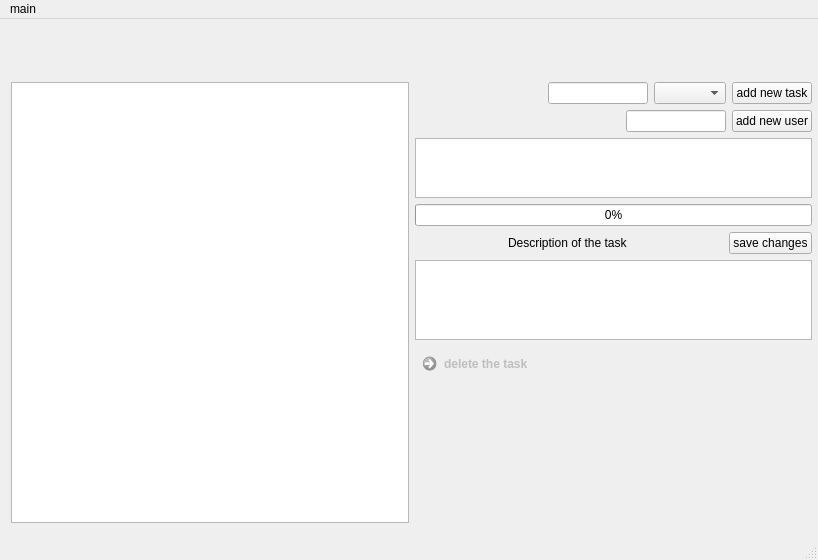
<?xml version="1.0" encoding="UTF-8"?>
<ui version="4.0">
 <class>MainWindow</class>
 <widget class="QMainWindow" name="MainWindow">
  <property name="geometry">
   <rect>
    <x>0</x>
    <y>0</y>
    <width>818</width>
    <height>560</height>
   </rect>
  </property>
  <property name="sizePolicy">
   <sizepolicy hsizetype="Expanding" vsizetype="Expanding">
    <horstretch>0</horstretch>
    <verstretch>0</verstretch>
   </sizepolicy>
  </property>
  <property name="windowTitle">
   <string>MainWindow</string>
  </property>
  <widget class="QWidget" name="centralwidget">
   <widget class="QWidget" name="horizontalLayoutWidget_2">
    <property name="geometry">
     <rect>
      <x>11</x>
      <y>63</y>
      <width>801</width>
      <height>441</height>
     </rect>
    </property>
    <layout class="QHBoxLayout" name="mainLayout">
     <item>
      <widget class="QTableWidget" name="mainTable">
       <property name="maximumSize">
        <size>
         <width>16777215</width>
         <height>16777215</height>
        </size>
       </property>
       <property name="baseSize">
        <size>
         <width>0</width>
         <height>0</height>
        </size>
       </property>
       <property name="editTriggers">
        <set>QAbstractItemView::AnyKeyPressed</set>
       </property>
       <property name="sortingEnabled">
        <bool>false</bool>
       </property>
      </widget>
     </item>
     <item>
      <layout class="QVBoxLayout" name="verticalLayout_4">
       <property name="sizeConstraint">
        <enum>QLayout::SetMaximumSize</enum>
       </property>
       <property name="rightMargin">
        <number>0</number>
       </property>
       <property name="bottomMargin">
        <number>0</number>
       </property>
       <item>
        <layout class="QHBoxLayout" name="horizontalLayout">
         <item>
          <spacer name="horizontalSpacer_4">
           <property name="orientation">
            <enum>Qt::Horizontal</enum>
           </property>
           <property name="sizeHint" stdset="0">
            <size>
             <width>40</width>
             <height>20</height>
            </size>
           </property>
          </spacer>
         </item>
         <item>
          <widget class="QLineEdit" name="taskLine">
           <property name="maximumSize">
            <size>
             <width>100</width>
             <height>16777215</height>
            </size>
           </property>
          </widget>
         </item>
         <item>
          <widget class="QComboBox" name="userComboBox"/>
         </item>
         <item>
          <widget class="QPushButton" name="addTaskButton">
           <property name="text">
            <string>add new task</string>
           </property>
          </widget>
         </item>
        </layout>
       </item>
       <item>
        <layout class="QHBoxLayout" name="horizontalLayout_4">
         <item>
          <spacer name="horizontalSpacer">
           <property name="orientation">
            <enum>Qt::Horizontal</enum>
           </property>
           <property name="sizeHint" stdset="0">
            <size>
             <width>40</width>
             <height>20</height>
            </size>
           </property>
          </spacer>
         </item>
         <item>
          <widget class="QLineEdit" name="userLine">
           <property name="maximumSize">
            <size>
             <width>100</width>
             <height>16777215</height>
            </size>
           </property>
          </widget>
         </item>
         <item>
          <widget class="QPushButton" name="addUserButton">
           <property name="text">
            <string>add new user</string>
           </property>
          </widget>
         </item>
        </layout>
       </item>
       <item>
        <widget class="QTableWidget" name="taskDetailTable">
         <property name="enabled">
          <bool>true</bool>
         </property>
         <property name="sizePolicy">
          <sizepolicy hsizetype="Expanding" vsizetype="Expanding">
           <horstretch>0</horstretch>
           <verstretch>0</verstretch>
          </sizepolicy>
         </property>
         <property name="minimumSize">
          <size>
           <width>300</width>
           <height>0</height>
          </size>
         </property>
         <property name="maximumSize">
          <size>
           <width>16777215</width>
           <height>60</height>
          </size>
         </property>
        </widget>
       </item>
       <item>
        <widget class="QProgressBar" name="taskProgressBar">
         <property name="value">
          <number>0</number>
         </property>
        </widget>
       </item>
       <item>
        <layout class="QHBoxLayout" name="horizontalLayout_3">
         <item>
          <spacer name="horizontalSpacer_2">
           <property name="orientation">
            <enum>Qt::Horizontal</enum>
           </property>
           <property name="sizeHint" stdset="0">
            <size>
             <width>40</width>
             <height>20</height>
            </size>
           </property>
          </spacer>
         </item>
         <item>
          <widget class="QLabel" name="label">
           <property name="text">
            <string>Description of the task </string>
           </property>
          </widget>
         </item>
         <item>
          <spacer name="horizontalSpacer_3">
           <property name="orientation">
            <enum>Qt::Horizontal</enum>
           </property>
           <property name="sizeHint" stdset="0">
            <size>
             <width>40</width>
             <height>20</height>
            </size>
           </property>
          </spacer>
         </item>
         <item>
          <widget class="QPushButton" name="saveDescButton">
           <property name="text">
            <string>save changes</string>
           </property>
          </widget>
         </item>
        </layout>
       </item>
       <item>
        <widget class="QPlainTextEdit" name="taskDescriptionText">
         <property name="maximumSize">
          <size>
           <width>16777215</width>
           <height>80</height>
          </size>
         </property>
        </widget>
       </item>
       <item>
        <widget class="QCommandLinkButton" name="deleteTaskButton">
         <property name="enabled">
          <bool>false</bool>
         </property>
         <property name="cursor">
          <cursorShape>ArrowCursor</cursorShape>
         </property>
         <property name="toolTip">
          <string>delete selected task</string>
         </property>
         <property name="text">
          <string>delete the task</string>
         </property>
         <property name="icon">
          <iconset>
           <normaloff>delete_icon2.png</normaloff>delete_icon2.png</iconset>
         </property>
         <property name="checkable">
          <bool>false</bool>
         </property>
        </widget>
       </item>
      </layout>
     </item>
    </layout>
   </widget>
  </widget>
  <widget class="QStatusBar" name="statusbar"/>
  <widget class="QMenuBar" name="menubar">
   <property name="geometry">
    <rect>
     <x>0</x>
     <y>0</y>
     <width>818</width>
     <height>22</height>
    </rect>
   </property>
   <widget class="QMenu" name="menumain">
    <property name="title">
     <string>main</string>
    </property>
   </widget>
   <addaction name="menumain"/>
  </widget>
  <action name="actiontask">
   <property name="text">
    <string>task</string>
   </property>
  </action>
  <action name="actionuser">
   <property name="text">
    <string>user</string>
   </property>
  </action>
 </widget>
 <resources/>
 <connections/>
</ui>
